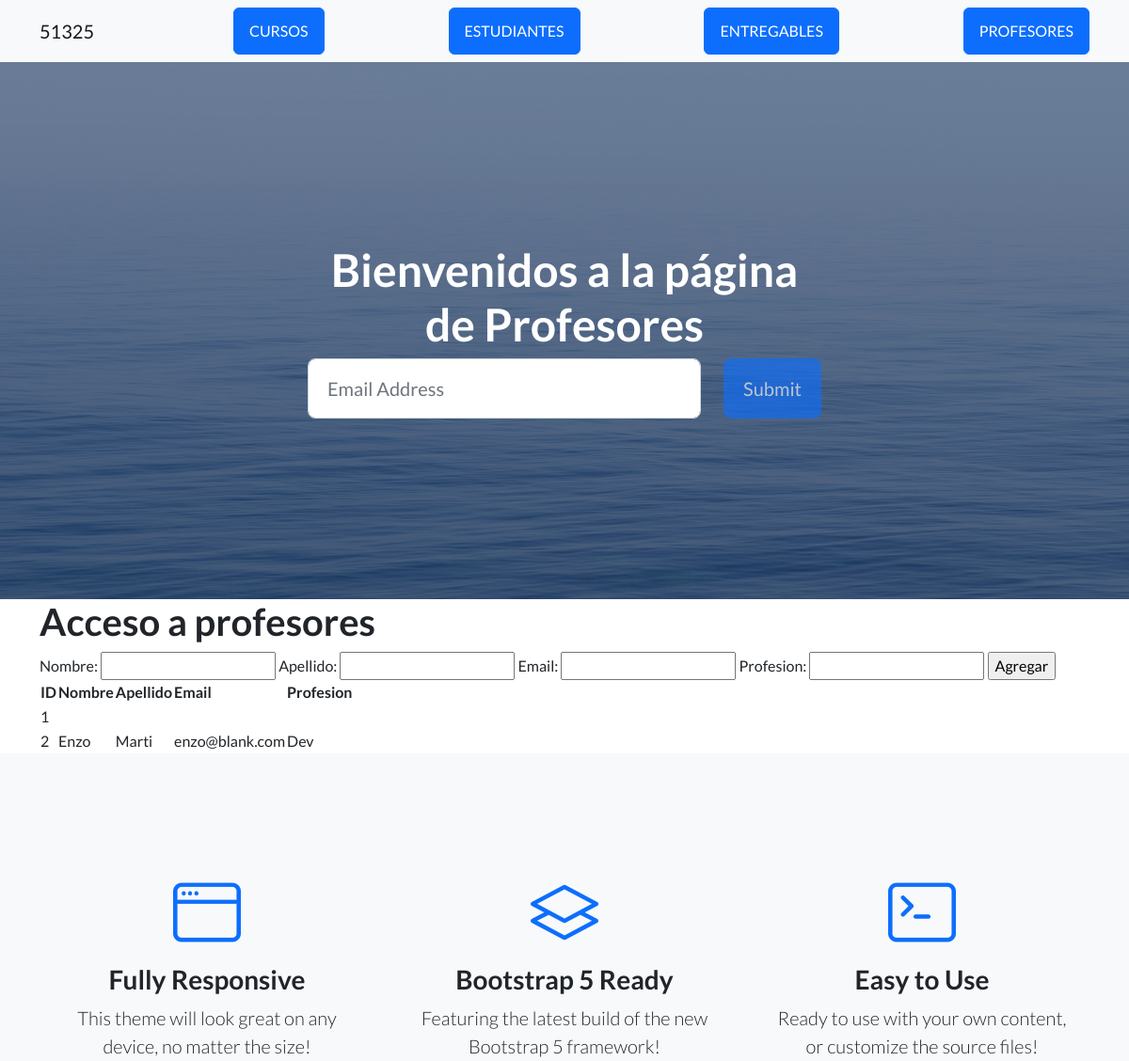
The app's page /AppCoder/profesores/ (upper part), older data.
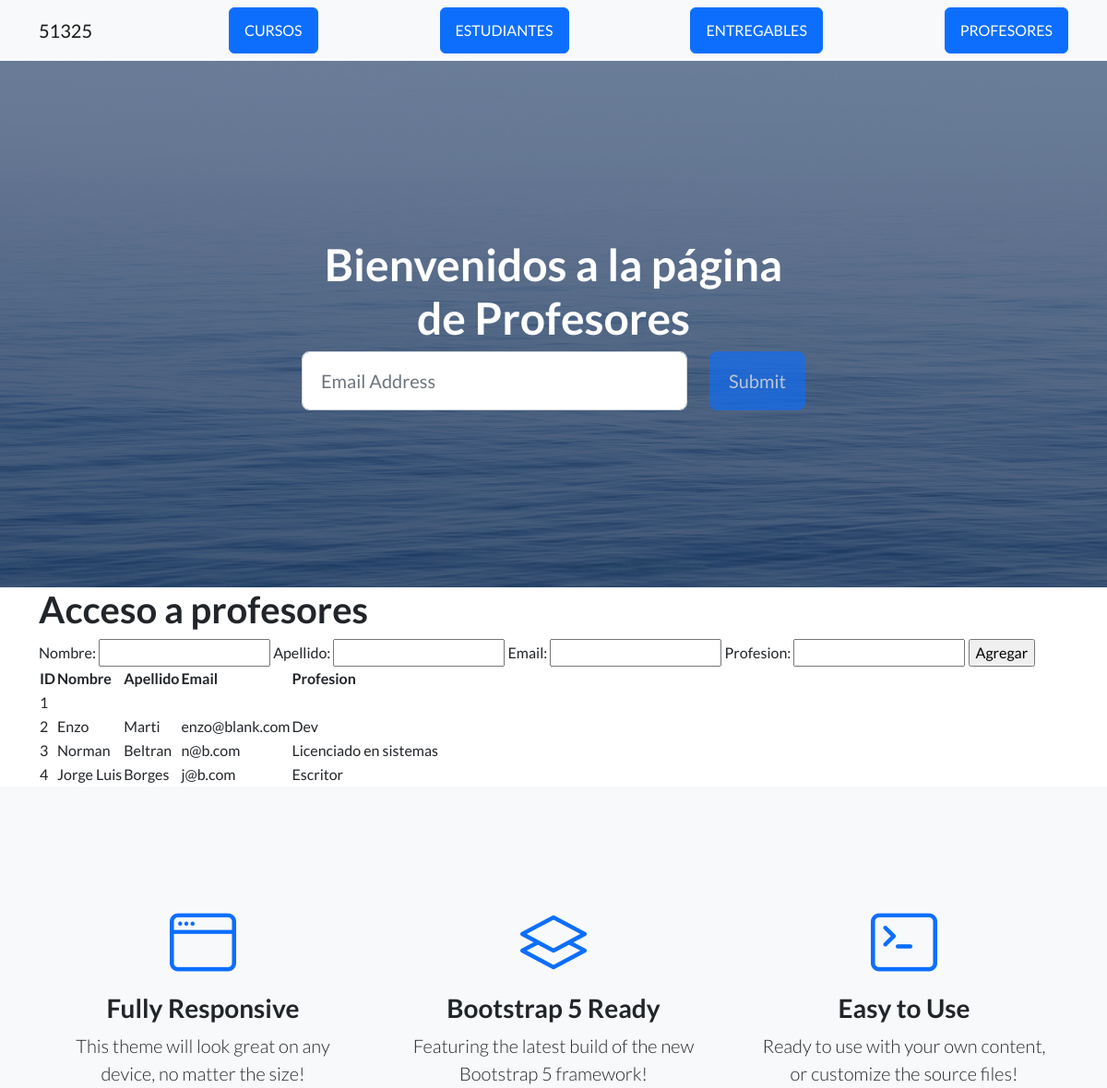
The same page, newer data.
### AppCoder/models.py (models this page shows, shortened)
class Profesor(models.Model):
     nombre=models.CharField(max_length=50)
     apellido=models.CharField(max_length=50)
     email=models.EmailField()
     profesion=models.CharField(max_length=50)

### AppCoder/views.py (the view)
# urls.py: path("profesores/",profesores,name="profesores"),
def profesores(request):
    if request.method=="POST":
        form= ProfesorForm(request.POST)
        if form.is_valid():
            nombre=form.cleaned_data["nombre"]
            apellido=form.cleaned_data["apellido"]
            email=form.cleaned_data["email"]
            profesion=form.cleaned_data["profesion"]
            profesor=Profesor() #Crea un objeto tipo profesor
            profesor.nombre=nombre #variable de arriba que se acaba de crear
            profesor.apellido=apellido
            profesor.email=email
            profesor.profesion=profesion
            profesor.save()
            form=ProfesorForm() #Se crea el formulario en html
        else:
            pass #No es necesario en el código.
    else:
        form=ProfesorForm() #En el contexto agregaremos una entrada "form"
    profesores=Profesor.objects.all #Creará una lista de objetos en este modelo, para mostrar una lista de profesores en html
    context={"profesores":profesores,"form":form} #Clase 21, se agrega el contexto y se lleva al render
    return render (request,"Appcoder/profesores.html",context)#Crear URL

### AppCoder/forms.py
class ProfesorForm(forms.Form): #Lo siguiente proviene de models.py y se cambia el "model" por forms
    nombre=forms.CharField(max_length=50) #El label puede agregarse con otro nombre, sino lo determina como "nombre" así como el objeto.
    apellido=forms.CharField(max_length=50)
    email=forms.EmailField()
    profesion=forms.CharField(max_length=50)

### AppCoder/templates/AppCoder/profesores.html (shortened to what this page needs)
{% extends "AppCoder/padre.html" %}
{% load static %}
{% block titulo %}
    <h1>Bienvenidos a la página de Profesores</h1>
{% endblock %}
{% block contenido_que_cambia%}
    <h1>Acceso a profesores </h1>
<form action="" method="post">
    {{ form }}
    <input type="submit" value="Agregar">
</form>
<table>
    <thead>
        <tr>
            <th> ID </th>
            <th> Nombre </th>
            <th>Apellido </th>
            <th> Email </th>
            <th>Profesion </th>
        </tr>
    </thead>
    <tbody>
        {% for profesor in profesores %}
        <tr>
            <td>
                {{ profesor.id }}
            </td>
            <td>
                {{ profesor.nombre }}
            </td>
            <td>
                {{ profesor.apellido }}
            </td>
            <td>
                {{ profesor.email }}
            </td>
            <td>
                {{ profesor.profesion }}
            </td>
        </tr>
        {% endfor %}
    </tbody>
</table>
{% endblock %}

### AppCoder/templates/AppCoder/padre.html (shortened to what this page needs)
<!DOCTYPE html>
<html lang="en">
    <head>
        {% load static %}
        <link href="https://cdn.jsdelivr.net/npm/bootstrap-icons@1.5.0/font/bootstrap-icons.css" rel="stylesheet" type="text/css" />
        <link href="{% static 'AppCoder/css/styles.css' %}" rel="stylesheet" />
    </head>
    <body>
        <nav class="navbar navbar-light bg-light static-top">
            <div class="container">
                <a class="navbar-brand" href="{% url 'inicioApp' %}">51325</a>
                <a class="btn btn-primary" href="{% url 'cursos' %}">CURSOS</a>
                <a class="btn btn-primary" href="{% url 'estudiantes' %}">ESTUDIANTES</a>
                <a class="btn btn-primary" href="{% url 'entregables' %}">ENTREGABLES</a>
                <a class="btn btn-primary" href="{% url 'profesores' %}">PROFESORES</a>
            </div>
        </nav>
        <header class="masthead">
            <div class="container position-relative">
                <div class="row justify-content-center">
                    <div class="col-xl-6">
                        <div class="text-center text-white">
                            {% block titulo %}
                            {% endblock %}
                            <form class="form-subscribe" id="contactForm" data-sb-form-api-token="API_TOKEN">
                                <div class="row">
                                    <div class="col">
                                        <input class="form-control form-control-lg" id="emailAddress" type="email" placeholder="Email Address" data-sb-validations="required,email" />
                                    </div>
                                    <div class="col-auto"><button class="btn btn-primary btn-lg disabled" id="submitButton" type="submit">Submit</button></div>
                                </div>
                            </form>
                        </div>
                    </div>
                </div>
            </div>
        </header>
        <div class="container">
        {% block contenido_que_cambia %}
        {% endblock %}
        </div>
        <section class="features-icons bg-light text-center">
            <div class="container">
                <div class="row">
                    <div class="col-lg-4">
                        <div class="features-icons-item mx-auto mb-5 mb-lg-0 mb-lg-3">
                            <div class="features-icons-icon d-flex"><i class="bi-window m-auto text-primary"></i></div>
                            <h3>Fully Responsive</h3>
                            <p class="lead mb-0">This theme will look great on any device, no matter the size!</p>
                        </div>
                    </div>
                    <div class="col-lg-4">
                        <div class="features-icons-item mx-auto mb-5 mb-lg-0 mb-lg-3">
                            <div class="features-icons-icon d-flex"><i class="bi-layers m-auto text-primary"></i></div>
                            <h3>Bootstrap 5 Ready</h3>
                            <p class="lead mb-0">Featuring the latest build of the new Bootstrap 5 framework!</p>
                        </div>
                    </div>
                    <div class="col-lg-4">
                        <div class="features-icons-item mx-auto mb-0 mb-lg-3">
                            <div class="features-icons-icon d-flex"><i class="bi-terminal m-auto text-primary"></i></div>
                            <h3>Easy to Use</h3>
                            <p class="lead mb-0">Ready to use with your own content, or customize the source files!</p>
                        </div>
                    </div>
                </div>
            </div>
        </section>
    </body>
</html>

Row changes from the older to the newer data that the page shows:
added Profesor: id "3", nombre "Norman", apellido "Beltran", email "n@b.com", profesion "Licenciado en sistemas"
added Profesor: id "4", nombre "Jorge Luis", apellido "Borges", email "j@b.com", profesion "Escritor"
